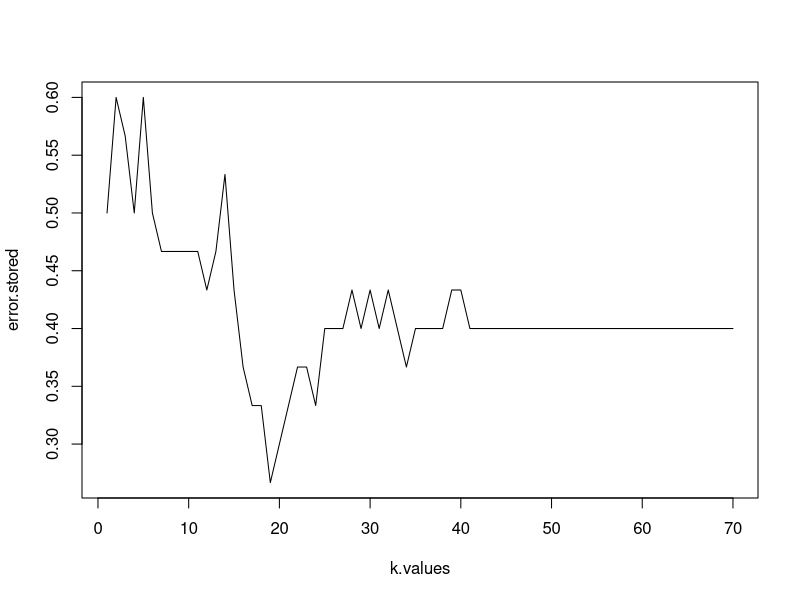
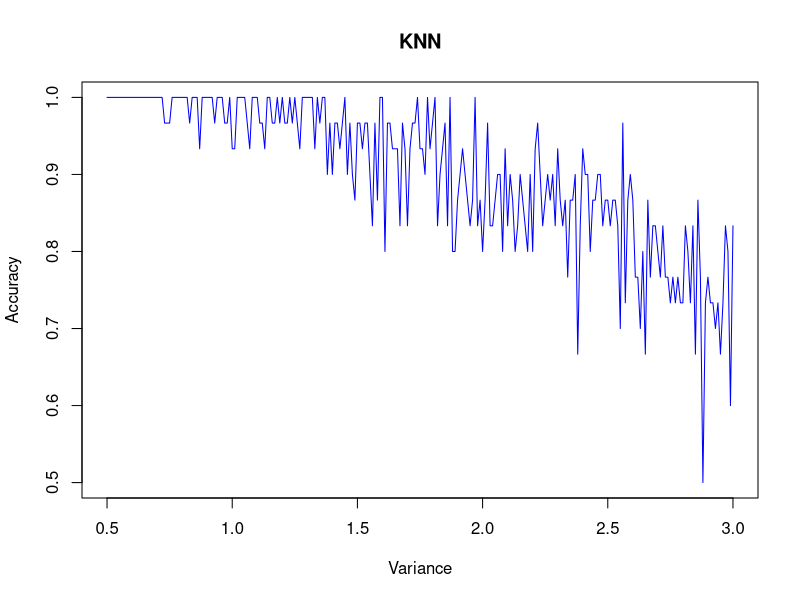
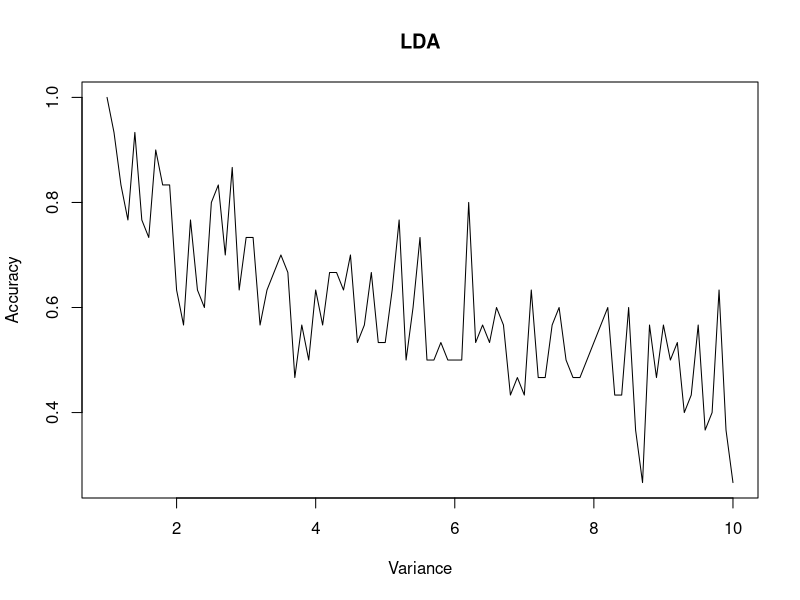
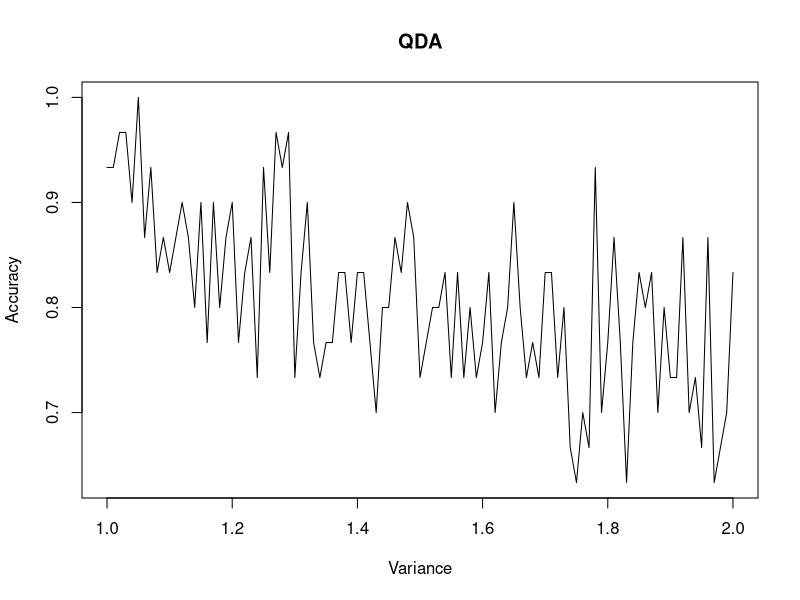

Reproduce these figures in R, in order.
#-------------------------------------------------------------------------------
# G e n e r a l   I n f o r m a t i o n
#-------------------------------------------------------------------------------
# Name: 
#
# Usage: 
#
# Description: This
#
# Inputs: 
#
# Outputs: Accuracy Plots
#
# Auxiliary Files: 
#
# Special Instructions:  
#
#-------------------------------------------------------------------------------
# C o d e   H i s t o r y
#-------------------------------------------------------------------------------
# Version: 1.0
#
# Author(s): Bryce Robinette
#            brycerobinette@mail.weber.edu
#
# Modifications:
# 12 Oct 2020 - 
#
#-------------------------------------------------------------------------------

#-------------------------------------------------------------------------------
# I m p o r t   L i b r a r i e s
#-------------------------------------------------------------------------------
library('MASS')
library('leaps')
library('class')
library(pROC)
#-------------------------------------------------------------------------------

#Data generating function
data.generate = function(mu1, mu2, s, n, p){
  y = as.factor(c(rep(1,n), rep(2,n)))
  M = matrix(NA, nrow = 2*n, ncol = p, byrow = 1)
  df = data.frame(y)
  for (i in c(1:p)){
    M[,i] = c(rnorm(n,mu1,s), rnorm(n,mu2,s))
  }
  df = cbind(y,M)
  df = data.frame(df)
  return(df)
}

df = data.generate(1, -1, 10, 50, 2) #generates data. means, variance, n obs, predictors
head(df)
attach(df)

#---------------------------------------------------------------------------------
# Data Sampling
test.index = sample(c(1:dim(df)[1]), size = floor(.3*dim(df)[1]), replace = FALSE)

###############################################
# test.one.index = sample(which(df == '1'), .5.3length(which(df == '1')), replace = FALSE )
# test.index = c(test.one.index, test.two.index)
###############################################

#training and testing data
train.X = df[-test.index,]
test.X = df[test.index,]
test.Y = y[test.index]   # How to get Y data test/train? Oh yeah... attach df to script
train.Y = y[-test.index]


#---------------------------------------------------------------------------------
# KNN Accuracy Plot
pred.knn = knn(train.X, test.X, train.Y, k = 2)
table(pred.knn, test.Y)

knn.error = 1 - (mean(pred.knn == test.Y))
knn.error

# Best K
k.values = c(1:70) # Watch the lengths of our test data
result = 0
bestK = 0
error.stored = c()
for (k in c(1:70)) {
  pred.knn <- knn(train.X, test.X, train.Y, k = k)
  error = sum(pred.knn == test.Y)/length(test.Y)
  error.stored = c(error.stored,error)
  if (error > result){
    result = error
    bestK = k
  }
}
plot(k.values,error.stored,type = 'l')
print(result)
print(bestK)

#--------------------------------------------------------------------------------
# KNN Accuracy Plot against the Variance
var.values = seq(0.5, 3, 0.01)
knn.accuracy = c()
for (i in var.values){
  df = data.generate(1, -1, i, 50, 2)
  test.index = sample(c(1:dim(df)[1]), size = floor(.3*dim(df)[1]), replace = FALSE)
  train.X = df[-test.index,]
  test.X = df[test.index,]
  test.Y = y[test.index]   
  train.Y = y[-test.index]
  pred.knn = knn(train.X, test.X, train.Y, k = bestK)
  knn.means = mean(pred.knn == test.Y)
  knn.accuracy = c(knn.accuracy, knn.means)
}
knn.accuracy
knn.plot = plot(var.values, knn.accuracy, type = 'l', main='KNN', xlab='Variance', 
                ylab='Accuracy', col='blue')




#-------------------------------------------------------------------------------------------- 
# Plot of LDA Accuracy against Variance

var.values = seq(1, 10, 0.1)
lda.accuracy = c()
set.seed(2)
for(i in var.values){
  df = data.generate(1, -1, i, 50, 2)
  test.index = sample(c(1:dim(df)[1]), size = floor(.3*dim(df)[1]), replace = FALSE)
  train.X = df[-test.index,]
  test.X = df[test.index,]
  test.Y = y[test.index]   # How to get Y data test/train? Oh yeah... attach df to script
  train.Y = y[-test.index]
  lda.fit = lda(y~.-y, data = df, subset = -test.index)
  lda.pred = predict(lda.fit, df[test.index,])
  means = mean(lda.pred$class == test.Y)
  lda.accuracy = c(lda.accuracy, means)
}
lda.accuracy
plot(var.values, lda.accuracy, type = 'l', main='LDA', xlab='Variance', ylab='Accuracy')



#---------------------------------------------------------------------------------------------
# Plot of QDA Accuracy against Variance
var.values = seq(1, 2, 0.01)
qda.accuracy = c()
set.seed(3)
for(i in var.values){
  df = data.generate(1, -1, i, 50, 2)
  test.index = sample(c(1:dim(df)[1]), size = floor(.3*dim(df)[1]), replace = FALSE)
  train.X = df[-test.index,]
  test.X = df[test.index,]
  test.Y = y[test.index]   # How to get Y data test/train? Oh yeah... attach df to script
  train.Y = y[-test.index]
  qda.fit = qda(y~.-y, data = df, subset = -test.index)
  qda.pred = predict(qda.fit, df[test.index,])
  qda.means = mean(qda.pred$class == test.Y)
  qda.accuracy = c(qda.accuracy, qda.means)
}
qda.accuracy
qda.plot = plot(var.values, qda.accuracy, type = 'l', main='QDA', xlab='Variance', ylab='Accuracy')




# Still need accuracy plot for GLM
